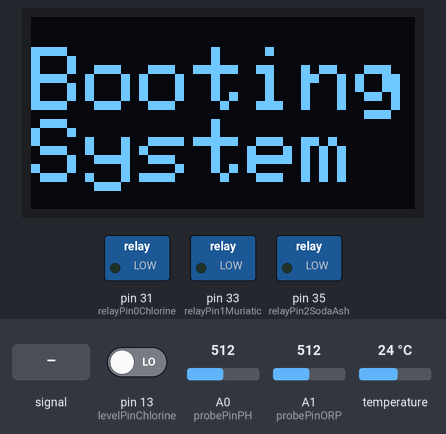
A sketch run on a simulated Arduino Mega 2560, built with avr-gcc and run on an emulated ATmega2560. Shown: 128×64 one-colour display, switched loads named in the sketch (green lamp = pin HIGH). The test bench sets the inputs (shaded band); at power-on: pin 13 (levelPinChlorine) LOW, A0 (probePinPH) = 512, A1 (probePinORP) = 512, temperature 24 °C. What the sketch prints to the serial monitor is not drawn.

Above: at 2.1 s.
At 5.3 s:
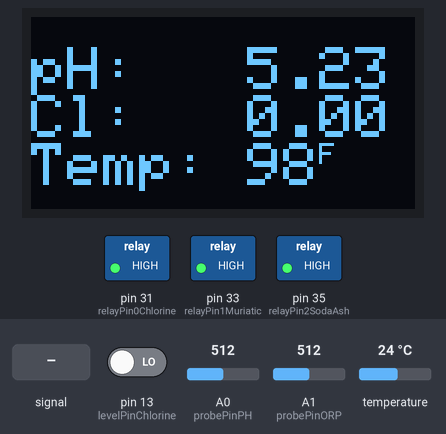
5.4 s: A0 (probePinPH) fed a 200 Hz sine of ±460 counts around its level
8.2 s: pin 13 (levelPinChlorine) driven HIGH
At 17.9 s:
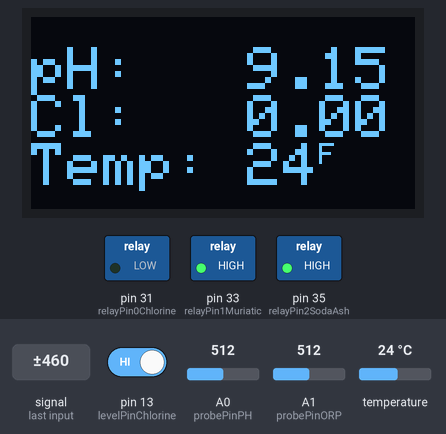
At 19.9 s:
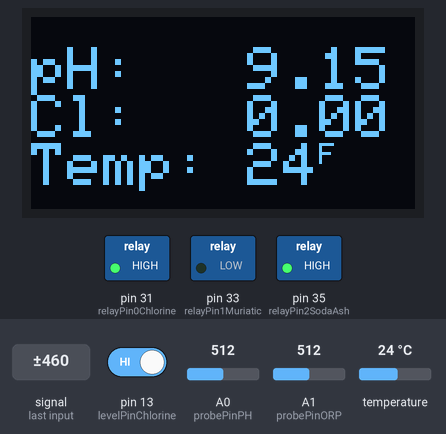
Timing chart, 0 to 20.6 s (numbered marks = the images above; inputs shaded):
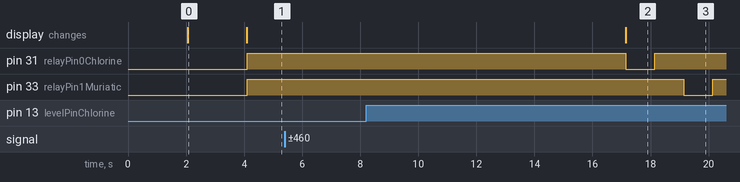

The sketch:

PoolPerfectModule.ino
```cpp
/*
INCOMPLETE DUE TO SCOPE CHANGE

   Incorporates all aspects of design:
      I2C display
      Noncontact level sensors
      pH, ORP and Temp probes
      Relay Module
      Current clamp
      Arduino

      to do:
      calculate chlorine
      pump delay
*/
//include all necessary libraries
//#include <Wire.h>
//#include <Adafruit_GFX.h>
#include <Adafruit_SSD1306.h> // needed for I2C display
#include "DallasTemperature.h" // for temperature sensor


//include all pin connections and variables
//Display init variables
//Display: I2C
#define SCREEN_WIDTH 128 // OLED display width, in pixels
#define SCREEN_HEIGHT 64 // OLED display height, in pixels

Adafruit_SSD1306 display(SCREEN_WIDTH, SCREEN_HEIGHT, &Wire, -1); // Declaration for an SSD1306 display connected to I2C (SDA, SCL pins)
// Display: LEDS
const byte mainPumpStatusPin = 23;
const byte chemicalLevelStatusPin = 25;
const byte sensorArrayStatusPin = 27;
const byte pumpArrayStatusPin = 29;

//level sensor init variables
const byte levelPinChlorine = 13;
const byte levelPinMuriatic = 14;
const byte levelPinSodaAsh = 15;

//probe init variables
const byte probePinPH = A0;
const byte probePinORP = A1;
const byte probePinTemp = 6;
const byte samplingInterval = 10; //ms

// Probe: Temp
//set data from sensor
OneWire dataWireTempProbe(probePinTemp);
//create sensor object to use function calls
DallasTemperature tempSensor(&dataWireTempProbe);

//relay init variables
const byte relayPin0Chlorine = 31;
const byte relayPin1Muriatic = 33;
const byte relayPin2SodaAsh = 35;
const byte standbyTime = 5; // in min

//current clamp init variables
const byte currentClampPin = A0;         //set arduino signal read pin
const byte ACTectionRange = 10; //set Non-invasive AC Current Sensor tection range (5A,10A,20A)
const byte currentCutOff = 5; // amps

byte sampleSize = 20;

//function prototypes
void initDisplay();
void initLevelSensor();
void initProbe();
void initRelay();

bool checkMainPump();
bool checkChemicalLevels();
void checkProbes();
void updateDisplay();
void runPumps();
void doNothing();

//save all sensor info in this object
struct sensorInfo {
  const float lowBoundPH = 7.3;
  const float highBoundPH = 7.8;
  const float lowBoundChlorine = 2; //ppm
  const float highBoundChlorine = 3; //ppm
  //need float for floating point arithmetic
  float correctedReadingPH = 5.23;
  //in case we cant find correct gain for calibration
  float myOffsetPH = 0.00;
  float correctedReadingORP = 0;
  int myOffsetORP = -11;
  float chlorineReading = 0;
  int readTemp = 98;
} sensor;
//sensorInfo sensor;

void setup() {
  Serial.begin(9600); // interact with serial monitor
  initDisplay();
  initLevelSensor();
  initProbe();
  initRelay();
  pinMode(currentClampPin, INPUT); // init current clamp input
  digitalWrite(mainPumpStatusPin, LOW);
  digitalWrite(chemicalLevelStatusPin, LOW);
  digitalWrite(sensorArrayStatusPin, LOW);
  digitalWrite(pumpArrayStatusPin, LOW);

}

void loop() {
  delay(2);
  //if my main motor is on/true run the while loop
  while (checkMainPump()) {
    //main pump is determined to be on
    //check if chemicals are adequate
    if (checkChemicalLevels()) {
      //if i have enough chemicals then i want to check probes and update display
      checkProbes();
      updateDisplay();
      //run my pumps
      runPumps();
    } else {
      //write to LED to refill chemicals in checking chemicals function
    }
    //wait after ive dispensed some chemicals
    //look more into sleep function from arduino library
    //doNothing();
    delay(1000);
  }
  //dont want to continuously check main pump power
  //doNothing();
  //LowPower.deepSleep();
  //need to wakeup
  delay(1000);
}

void initDisplay() {
  if (!display.begin(SSD1306_SWITCHCAPVCC, 0x3C)) { // Address 0x3D for 128x64
    Serial.println(F("SSD1306 allocation failed"));
  }
  delay(2000);
  display.clearDisplay();

  display.setTextSize(3);
  display.setTextColor(WHITE);
  display.setCursor(0, 10);
  // Display static text
  display.println("BootingSystem");
  display.display();
  delay(2000);
  display.setTextSize(2); // could put in init but error messages may not be the correct size
  display.clearDisplay();
  display.setCursor(0, 10);
  // Display static text
  display.print("pH:   ");
  display.println(sensor.correctedReadingPH);
  display.print("Cl:   ");
  display.println(sensor.chlorineReading);
  display.print("Temp: ");
  display.print(sensor.readTemp);
  display.setTextSize(1);
  display.println("F");
  display.display();
}

void initLevelSensor() {
  pinMode(levelPinChlorine, INPUT);
  pinMode(levelPinMuriatic, INPUT);
  pinMode(levelPinSodaAsh, INPUT);
}

void initProbe() {
  //pH
  pinMode(probePinPH, INPUT);
  //ORP
  pinMode(probePinORP, INPUT);
  //Temp
  //init sensor
  tempSensor.begin();
  //change sensor accuracy
  tempSensor.setResolution(11);
}

void initRelay() {
  // set control line as outputs
  //DDRC |= 0x55; // B0101 0101
  pinMode(relayPin0Chlorine, OUTPUT);
  pinMode(relayPin1Muriatic, OUTPUT);
  pinMode(relayPin2SodaAsh, OUTPUT);

  //relay is active low, set all pins high
  //PORTC &= ~0x55;
  digitalWrite(relayPin0Chlorine, HIGH);
  digitalWrite(relayPin1Muriatic, HIGH);
  digitalWrite(relayPin2SodaAsh, HIGH);
}

//tested
bool checkMainPump() {
  float rawVoltage = 0;
  float correctedCurrentValue = 0;
  //float voltageRMS = 0;
  for (int i = 0; i < sampleSize; ++i)
  {
    rawVoltage += analogRead(currentClampPin);   //read peak voltage
    delay(samplingInterval);
  }

  correctedCurrentValue = ((((rawVoltage / sampleSize) * 0.707) * 5.0 / 1024 ) / 2) * ACTectionRange;
  if (correctedCurrentValue >= currentCutOff) {
    Serial.println("Main Pump ON");
    digitalWrite(mainPumpStatusPin, HIGH);
    return true;
  } else {
    Serial.println("Main Pump OFF");
    digitalWrite(mainPumpStatusPin, LOW);
    return false;
  }
}

//tested
bool checkChemicalLevels() {
  bool readChlorineLevel = 0; // == F
  bool readMuriaticLevel = 1;
  bool readSodaAshLevel = 1;

  //read level of each level sensor
  //could do if between each read to not waste time reading all values if one is too low
  readChlorineLevel = digitalRead(levelPinChlorine);
  //readMuriaticLevel = digitalRead(levelPinMuriatic);
  //readSodaAshLevel = digitalRead(levelPinSodaAsh);

  //if any reading is low then i need to say it is low
  if (readChlorineLevel && readMuriaticLevel && readSodaAshLevel) {
    Serial.println("Chemical Level HIGH");
    digitalWrite(chemicalLevelStatusPin, LOW);
    return true;
  } else {
    Serial.println("Chemical Level LOW");
    digitalWrite(chemicalLevelStatusPin, HIGH);
    return false;
  }
}
//UNTESTED
void checkProbes() {
  int rawReadingPH = 0;
  int rawReadingORP = 0;
  float rawReadingTemp = 0;

  digitalWrite(sensorArrayStatusPin, HIGH);
  Serial.println("Sensor Array ON");

  //raw probe values orp ph temp
  //look into ssampling all probes at same time
  for (int i = 0; i < sampleSize; ++i) {
    //pH
    rawReadingPH += analogRead(probePinPH);
    //ORP
    rawReadingORP += analogRead(probePinORP);
    //temp
    tempSensor.requestTemperatures();
    //take reading using 1 wire library
    rawReadingTemp += tempSensor.getTempCByIndex(0);
    delay(samplingInterval);
  }
  //do saomething with raw readings
  //pH
  //scaling factor * ((raw * voltage / adc bit size / samples) + deviation) + correctionValue
  sensor.correctedReadingPH = 3.5 * ((rawReadingPH * 5.0 / 1024 / sampleSize) + 0.05) + sensor.myOffsetPH;
  //ORP
  //((30 * voltage * 1k?) - 75? * avg reading * voltage * 1k? / 10 bit )) / 75?
  sensor.correctedReadingORP = ((30 * 5.0 * 1000) - (75 * ((float)rawReadingORP / sampleSize) * 5.0 * 1000 / 1024)) / 75 - sensor.myOffsetORP;
  //Temp
  sensor.readTemp = rawReadingTemp / sampleSize;
  /*
    //math MUST FIND CHLORINE
    //i know temp i know ph and i know ORP

    //finding chlorine levels
    //switches dont work with flaots
    switch (readpH * 10) {
    case 0 ... 68:
      //equation based off ORP
      //chlorineReading = do math;
      break;
    case 69:
      break;
    case 70:
      break;
    case 71:
      break;
    case 72:
      break;
    case 73:
      break;
    case 74:
      break;
    case 75:
      break;
    case 76:
      break;
    case 77:
      break;
    case 78:
      break;
    case 79:
      break;
    case 80:
      break;
    case 81 ... 140:
      break;
    default:
      break;
    }
    //leave function with ph chlorine temp
  */
  Serial.println("Sensor Array OFF");
  digitalWrite(sensorArrayStatusPin, LOW);
}

//tested
void updateDisplay() {
  Serial.println("Updating Display");
  /*
    //for testing
    correctedReadingPH++;
    chlorineReading++;
    readTemp++;
    if (correctedReadingPH >= 14)
    correctedReadingPH = 0;
    if (chlorineReading >= 3)
    chlorineReading = 0;
  */
  display.setTextSize(2);
  display.setCursor(0, 10);
  display.clearDisplay();
  // Display static text
  display.print("pH:   ");
  display.println(sensor.correctedReadingPH, 2);
  display.print("Cl:   ");
  display.println(sensor.chlorineReading, 2);
  display.print("Temp: ");
  display.print(sensor.readTemp);
  display.setTextSize(1);
  display.println("F");
  display.display();
}
//partially UNTESTED
void runPumps() {
  int pumpDelay = 0; //seconds
  digitalWrite(pumpArrayStatusPin, HIGH);
  Serial.println("Pump Array ON");

  //based on my readings set correct pump delay*******
  //I NEED MATH

  //check pH thn chlorine
  if (sensor.correctedReadingPH < sensor.lowBoundPH) {
    //add soda ash
    //calculate delay for soda ash
    digitalWrite(relayPin2SodaAsh, LOW);
    //wait for desired time
    delay(pumpDelay * 1000);
    digitalWrite(relayPin2SodaAsh, HIGH);
  } else if (sensor.correctedReadingPH > sensor.highBoundPH) {
    //add muraitic acid
    //calculate pump delay for muriatic acid
    digitalWrite(relayPin1Muriatic, LOW);
    //wait for desired time
    delay(pumpDelay * 1000);
    digitalWrite(relayPin1Muriatic, HIGH);
  } else if (sensor.chlorineReading < sensor.lowBoundChlorine) {
    //increase chlorine ppm
    //calculate chlorine pump delay
    //turn on correct relay
    digitalWrite(relayPin0Chlorine, LOW);
    //wait for desired time
    delay(pumpDelay * 1000);
    digitalWrite(relayPin0Chlorine, HIGH);
  } else {
    //we cant do anything if chlorine is too high
  }


  //for testing purposes
  digitalWrite(relayPin0Chlorine, LOW);
  delay(1000);
  digitalWrite(relayPin0Chlorine, HIGH);
  delay(1000);
  digitalWrite(relayPin1Muriatic, LOW);
  delay(1000);
  digitalWrite(relayPin1Muriatic, HIGH);
  delay(1000);
  digitalWrite(relayPin2SodaAsh, LOW);
  delay(1000);
  digitalWrite(relayPin2SodaAsh, HIGH);
  delay(1000);

  Serial.println("Pump Array OFF");
  digitalWrite(pumpArrayStatusPin, LOW);
}

//untested
void doNothing() {
  //loop for one minute
  for (int i = 0; i <= standbyTime; ++i) {
    //wait one minute
    //uses int values so cant exceed ~32k
    delay(30 * 1000);
    delay(30 * 1000);
  }
}
```

Measured:
- after the input at 5.4 s, every drawn part: stays the same
- after the input at 8.2 s, pin 31 (relayPin0Chlorine): HIGH → LOW after 8.9 s, → HIGH 1.0 s later; pin 33 (relayPin1Muriatic): HIGH → LOW after 10.9 s, → HIGH 1.0 s later; the display: changes after 8.9 s (image 2)
- what the display in image 0 shows lasts 2.0 s, from 2.1 s to 4.1 s
